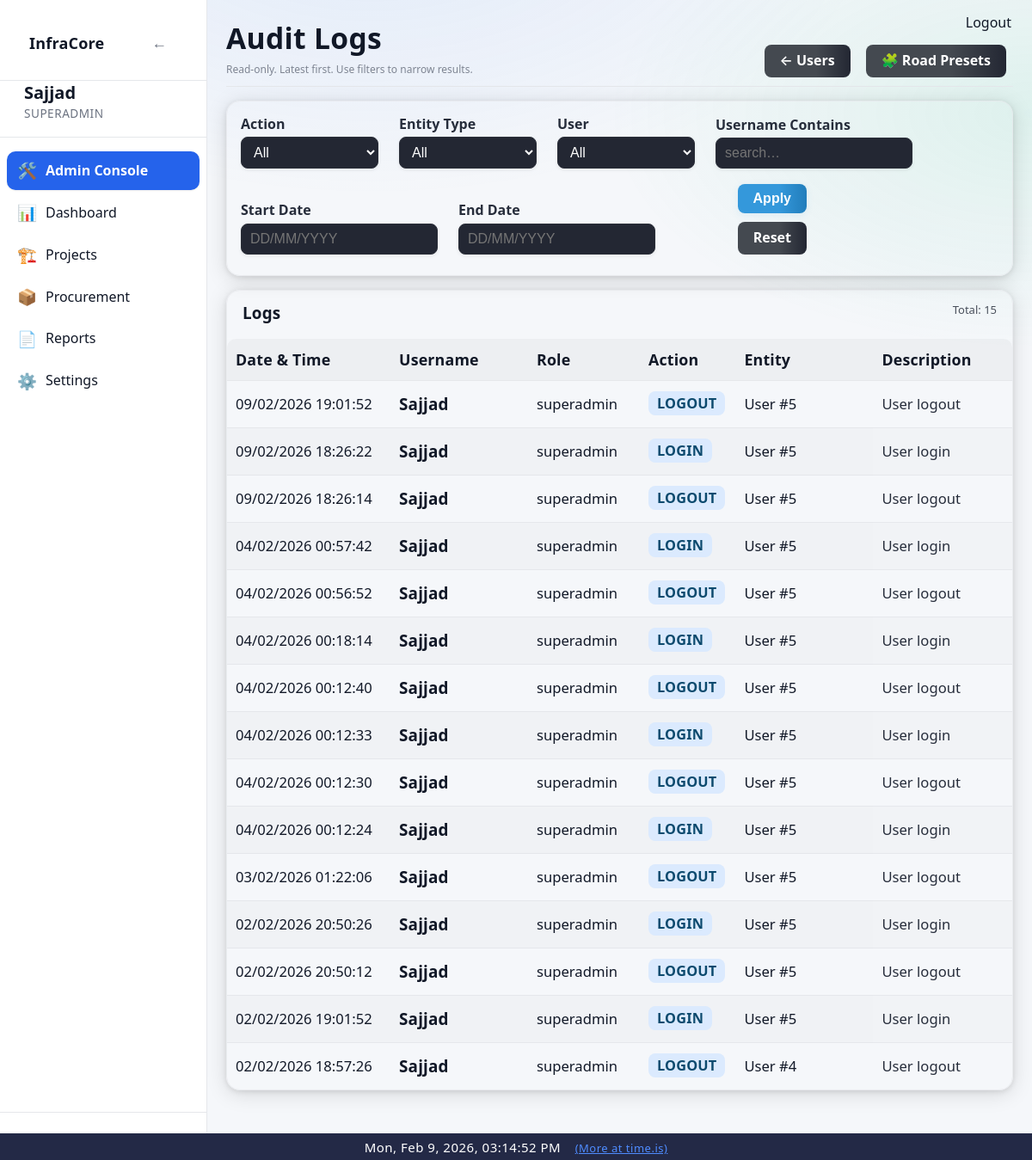
Page /admin/logs (signed in) on the earlier database version.
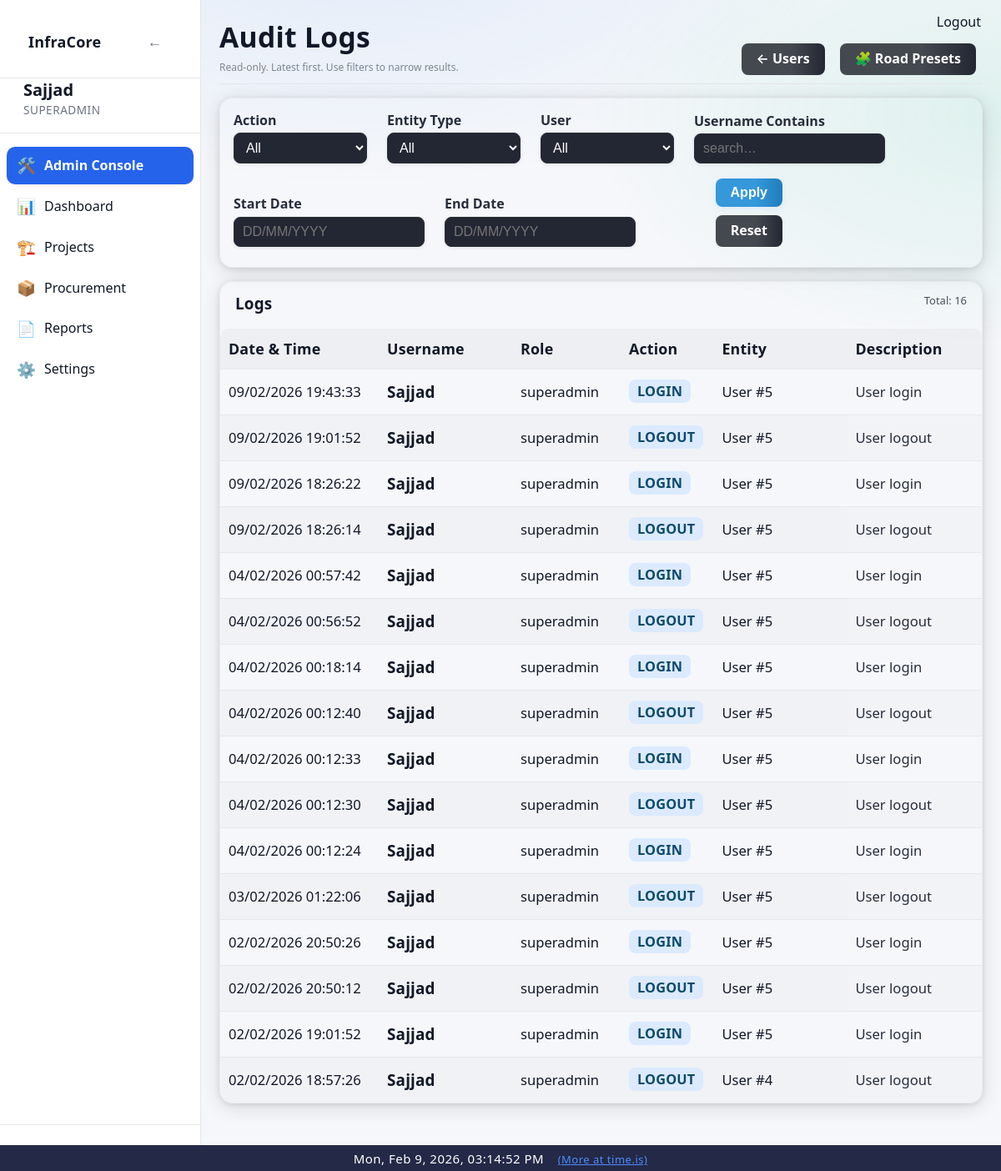
Same page on the later database version.
### app/models/activity_log.py (models this page shows)
class ActivityLog(Base):
    __tablename__ = "activity_logs"
    __table_args__ = (
        Index("ix_activity_logs_created_at", "created_at"),
        Index("ix_activity_logs_user_id", "user_id"),
    )
    id = Column(Integer, primary_key=True, index=True)
    user_id = Column(Integer, ForeignKey("users.id"), nullable=True)
    username = Column(String(150), nullable=False)
    role = Column(String(50), nullable=True)
    action = Column(String(20), nullable=False)  # CREATE, UPDATE, DELETE, ARCHIVE, LOGIN, LOGOUT
    entity_type = Column(String(50), nullable=True)  # Project, Activity, Material, User, Execution
    entity_id = Column(Integer, nullable=True)
    description = Column(Text, nullable=True)
    old_value = Column(Text, nullable=True)  # JSON string
    new_value = Column(Text, nullable=True)  # JSON string
    ip_address = Column(String(64), nullable=True)
    created_at = Column(DateTime, default=datetime.utcnow, nullable=False)
    details = Column(String, nullable=True)
    timestamp = Column(DateTime, default=datetime.utcnow)

### app/routes/admin.py (the view)
@router.get("/logs", response_class=HTMLResponse)
def audit_logs_page(
    request: Request,
    page: int = 1,
    action: str | None = None,
    entity_type: str | None = None,
    user_id: Optional[str] = Query(None),
    username: str | None = None,
    start_date: str | None = None,
    end_date: str | None = None,
    db: Session = Depends(get_db),
):
    if user_id in (None, ""):
        user_id_int = None
    else:
        try:
            user_id_int = int(user_id)
        except Exception:
            user_id_int = None
    admin = admin_guard(request)
    if not admin:
        return RedirectResponse("/dashboard", status_code=302)
    page_size = 50
    page = max(page, 1)
    q = db.query(ActivityLog)
    if action:
        q = q.filter(ActivityLog.action == action)
    if entity_type:
        q = q.filter(ActivityLog.entity_type == entity_type)
    if user_id_int is not None:
        q = q.filter(ActivityLog.user_id == user_id_int)
    if username:
        q = q.filter(ActivityLog.username.ilike(f"%{username.strip()}%"))
    def _parse_d(s: str | None) -> date | None:
        if not s:
            return None
        try:
            return parse_date_ddmmyyyy_or_iso(str(s))
        except Exception:
            return None
    sd = _parse_d(start_date)
    ed = _parse_d(end_date)
    if sd:
        q = q.filter(ActivityLog.created_at >= datetime.combine(sd, time.min))
    if ed:
        q = q.filter(ActivityLog.created_at <= datetime.combine(ed, time.max))
    total = q.count()
    logs = (
        q.order_by(ActivityLog.created_at.desc())
        .offset((page - 1) * page_size)
        .limit(page_size)
        .all()
    )
    actions = [r[0] for r in db.query(ActivityLog.action).distinct().order_by(ActivityLog.action).all() if r and r[0]]
    entity_types = [r[0] for r in db.query(ActivityLog.entity_type).distinct().order_by(ActivityLog.entity_type).all() if r and r[0]]
    users = (
        db.query(ActivityLog.user_id, ActivityLog.username)
        .filter(ActivityLog.user_id.isnot(None))
        .distinct()
        .order_by(ActivityLog.username.asc())
        .all()
    )
    return templates.TemplateResponse(
        "admin/logs.html",
        {
            "request": request,
            "user": admin,
            "logs": logs,
            "page": page,
            "page_size": page_size,
            "total": total,
            "actions": actions,
            "entity_types": entity_types,
            "users": users,
            "filters": {
                "action": action or "",
                "entity_type": entity_type or "",
                "user_id": user_id if user_id is not None else "",
                "username": username or "",
                "start_date": start_date or "",
                "end_date": end_date or "",
            },
        },
    )

### app/templates/admin/logs.html (shortened to what this page needs)
{% extends "base.html" %}
{% block content %}
<div class="page-header" style="display:flex;justify-content:space-between;align-items:flex-end;gap:12px;flex-wrap:wrap;margin-bottom:16px">
    <div>
        <h1 class="page-title" style="margin-bottom:6px">Audit Logs</h1>
        <div class="help-text">Read-only. Latest first. Use filters to narrow results.</div>
    </div>
    <div style="display:flex;gap:10px;flex-wrap:wrap">
        <a href="/admin/users" class="btn-secondary" style="text-decoration:none">← Users</a>
        <a href="/admin/presets/road" class="btn-secondary" style="text-decoration:none">🧩 Road Presets</a>
    </div>
</div>
<div class="card" style="padding:16px;margin-bottom:16px">
    <form method="get" action="/admin/logs" class="form-grid">
        <div class="form-group">
            <label>Action</label>
            <select name="action">
                <option value="">All</option>
            </select>
        </div>
        <div class="form-group">
            <label>Entity Type</label>
            <select name="entity_type">
                <option value="">All</option>
            </select>
        </div>
        <div class="form-group">
            <label>User</label>
            <select name="user_id">
                <option value="">All</option>
            </select>
        </div>
        <div class="form-group">
            <label>Username Contains</label>
            <input type="text" name="username" value="{{ filters.username }}" placeholder="search…">
        </div>
        <div class="form-group">
            <label>Start Date</label>
            <input type="text" name="start_date" value="{{ filters.start_date|ddmmyyyy }}" placeholder="DD/MM/YYYY" inputmode="numeric" pattern="[0-9]{2}/[0-9]{2}/[0-9]{4}">
        </div>
        <div class="form-group">
            <label>End Date</label>
            <input type="text" name="end_date" value="{{ filters.end_date|ddmmyyyy }}" placeholder="DD/MM/YYYY" inputmode="numeric" pattern="[0-9]{2}/[0-9]{2}/[0-9]{4}">
        </div>
        <div class="form-group" style="display:flex;align-items:flex-end;gap:10px">
            <button class="btn-primary" type="submit">Apply</button>
            <a class="btn-secondary" href="/admin/logs" style="text-decoration:none">Reset</a>
        </div>
    </form>
</div>
<div class="card" style="padding:0">
    <div style="padding:14px 18px;border-bottom:1px solid rgba(255,255,255,0.08);display:flex;justify-content:space-between;gap:12px;flex-wrap:wrap">
        <strong>Logs</strong>
        <span style="opacity:0.75;font-size:13px">
            Total: {{ total }}
        </span>
    </div>
    <table class="table" style="margin:0">
        <thead>
            <tr style="background:rgba(255,255,255,0.04)">
                <th style="width:170px">Date &amp; Time</th>
                <th style="width:140px">Username</th>
                <th style="width:110px">Role</th>
                <th style="width:90px">Action</th>
                <th style="width:140px">Entity</th>
                <th>Description</th>
            </tr>
        </thead>
        <tbody>
            {% if logs and logs|length > 0 %}
                {% for l in logs %}
                    <tr style="border-bottom:1px solid rgba(255,255,255,0.05)">
                        <td style="white-space:nowrap">{{ l.created_at|local_dt('Asia/Kolkata') }}</td>
                        <td><strong>{{ l.username }}</strong></td>
                        <td>{{ l.role or "" }}</td>
                        <td>
                            <span class="badge badge-info">{{ l.action }}</span>
                        </td>
                        <td>
                            {{ l.entity_type or "" }}
                            {% if l.entity_id %}
                                #{{ l.entity_id }}
                            {% endif %}
                        </td>
                        <td style="opacity:0.9">{{ l.description or l.details or "" }}</td>
                    </tr>
                {% endfor %}
            {% else %}
                <tr>
                    <td colspan="6" style="padding:24px;text-align:center;opacity:0.75">
                        No audit logs found for the selected filters.
                    </td>
                </tr>
            {% endif %}
        </tbody>
    </table>
</div>
{% set total_pages = (total // page_size) + (1 if total % page_size else 0) %}
{% endblock %}

### app/templates/base.html (shortened to what this page needs)
<!DOCTYPE html>
<html lang="en">
<head>
    <link rel="stylesheet" href="/static/css/style.css">
    <link rel="stylesheet" href="/static/css/ui_v2.css">
</head>
<body>
<div class="layout">
    <aside class="sidebar" id="sidebar">
        <div class="sidebar-header">
            <div class="sidebar-header-row">
                <h2 class="sidebar-title">InfraCore</h2>
                <button id="sidebarHideBtn" class="sidebar-toggle-btn" aria-label="Hide sidebar">←</button>
            </div>
        </div>
        {% if user is defined and user is not none %}
        <div class="sidebar-user">
            <strong class="sidebar-username">{{ user["username"] }}</strong>
            <span class="sidebar-role">
                {% if user["role"] == "superadmin" %}
                    SUPERADMIN
                {% else %}
                    {{ user["role"] | upper }}
                {% endif %}
            </span>
        </div>
        <nav class="sidebar-nav">
            {% if user["role"] == "superadmin" %}
                <a href="/admin/users" class="{% if request.url.path.startswith('/admin') %}active{% endif %}"><span class="icon">🛠️</span>Admin Console</a>
                <a href="/dashboard" class="{% if request.url.path == '/dashboard' %}active{% endif %}"><span class="icon">📊</span>Dashboard</a>
                <a href="/projects" class="{% if request.url.path.startswith('/projects') %}active{% endif %}"><span class="icon">🏗️</span>Projects</a>
                <a href="/procurement" class="{% if request.url.path.startswith('/procurement') %}active{% endif %}"><span class="icon">📦</span>Procurement</a>
                <a href="/reports" class="{% if request.url.path.startswith('/reports') %}active{% endif %}"><span class="icon">📄</span>Reports</a>
                <a href="/settings" class="{% if request.url.path == '/settings' %}active{% endif %}"><span class="icon">⚙️</span>Settings</a>
            {% else %}
                <a href="/dashboard" class="{% if request.url.path == '/dashboard' %}active{% endif %}"><span class="icon">📊</span>Dashboard</a>
            {% endif %}
        </nav>
        <div class="sidebar-footer"></div>
        {% endif %}
    </aside>
        <a href="/logout" class="logout-top-btn" style="position:fixed;top:16px;right:24px;z-index:4000;">Logout</a>
    <main class="main">
        <div class="container">
            {% block content %}{% endblock %}
        </div>
    </main>
</div>
</body>
</html>
<div style="width:100%;background:#232946;color:#fff;text-align:center;padding:6px 0 4px 0;font-size:15px;letter-spacing:0.5px;z-index:2001;position:relative;">
    <span id="realtime-clock"></span>
    <a href="https://time.is/" target="_blank" style="color:#4f8cff;text-decoration:underline;margin-left:12px;font-size:13px;">(More at time.is)</a>
</div>

### static/css/style.css (style rules this page uses)
body { font-family: Arial, Helvetica, sans-serif; margin: 0; background-color: var(--bg); color: var(--text); }
.container { padding: 20px; }
input, select, textarea { padding: 6px; border-radius: 4px; border: 1px solid var(--border); background: var(--card); color: var(--text); }
table { width: 100%; border-collapse: collapse; background: var(--card); }
th { background: rgba(0,0,0,0.05); text-align: left; }
th, td { padding: 10px; border-bottom: 1px solid var(--border); }
button, .button { padding: 6px 12px; border-radius: 4px; border: none; cursor: pointer; background: var(--btn); color: white; text-decoration: none; }
:root { --bg: #f5f7fa; --bg-secondary: #ffffff; --bg-primary: #f5f7fa; --text: #111827; --text-muted: #6b7280; --card: #ffffff; --nav: #1f2937; --border: #e5e7eb; --border-color: #e5e7eb; --btn: #2563eb; --hover-bg: rgba(37, 99, 235, 0.1); --accent-color: #2563eb; }
html, body, table, th, td, input, select, textarea, button, .button { transition: background-color 0.3s ease, color 0.3s ease, border-color 0.3s ease; }
.layout { display: flex; min-height: 100vh; }
.sidebar { width: 240px; background: var(--bg-secondary); border-right: 1px solid var(--border-color); display: flex; flex-direction: column; }
.sidebar-header { padding: 16px; font-size: 18px; font-weight: bold; border-bottom: 1px solid var(--border-color); }
.sidebar-user { padding: 12px 16px; border-bottom: 1px solid var(--border-color); font-size: 14px; }
.sidebar-nav { flex: 1; padding: 8px; }
.sidebar-nav a { display: block; padding: 10px 12px; margin-bottom: 4px; border-radius: 6px; color: var(--text); text-decoration: none; }
.sidebar-nav a.active { background: var(--accent-color); color: #ffffff; font-weight: 600; }
.sidebar-footer { padding: 12px; border-top: 1px solid var(--border-color); }
.main { flex: 1; background: var(--bg-primary); }
.page-title { margin-bottom: 20px; font-size: 26px; font-weight: 600; }
.card { background: var(--card); border-radius: 10px; padding: 16px; box-shadow: 0 4px 12px rgba(0,0,0,0.06); }
.form-grid { display: grid; grid-template-columns: repeat(auto-fit, minmax(240px, 1fr)); gap: 16px; }
.form-grid label { font-size: 13px; opacity: 0.9; }
.form-grid input { width: 100%; }
.badge { padding: 4px 10px; border-radius: 12px; font-size: 12px; font-weight: bold; }

### app/templates/base.html (style rules this page uses)
a, a:visited { color: var(--text); text-decoration: none; }
label { color: var(--text); font-weight: 600; margin-bottom: 6px; }
.help-text { font-size: 12px; color: var(--text-muted); margin-top: 6px; }
.form-grid { display: grid; grid-template-columns: repeat(auto-fit, minmax(240px, 1fr)); gap: 14px; }
.btn-primary { background: var(--btn); color: #fff; padding: 9px 14px; border-radius: 6px; border: none; cursor: pointer; }
.btn-secondary { background: #e5e7eb; color: #111827; padding: 9px 14px; border-radius: 6px; border: none; cursor: pointer; }

Differences in the rows shown:
added ActivityLog: created_at|local_dt "09/02/2026 19:43:33", username "Sajjad", role "superadmin", action "LOGIN", entity_type "User", entity_id "5", description "User login"
Other differences:
{{ total }}: "15" → "16"
